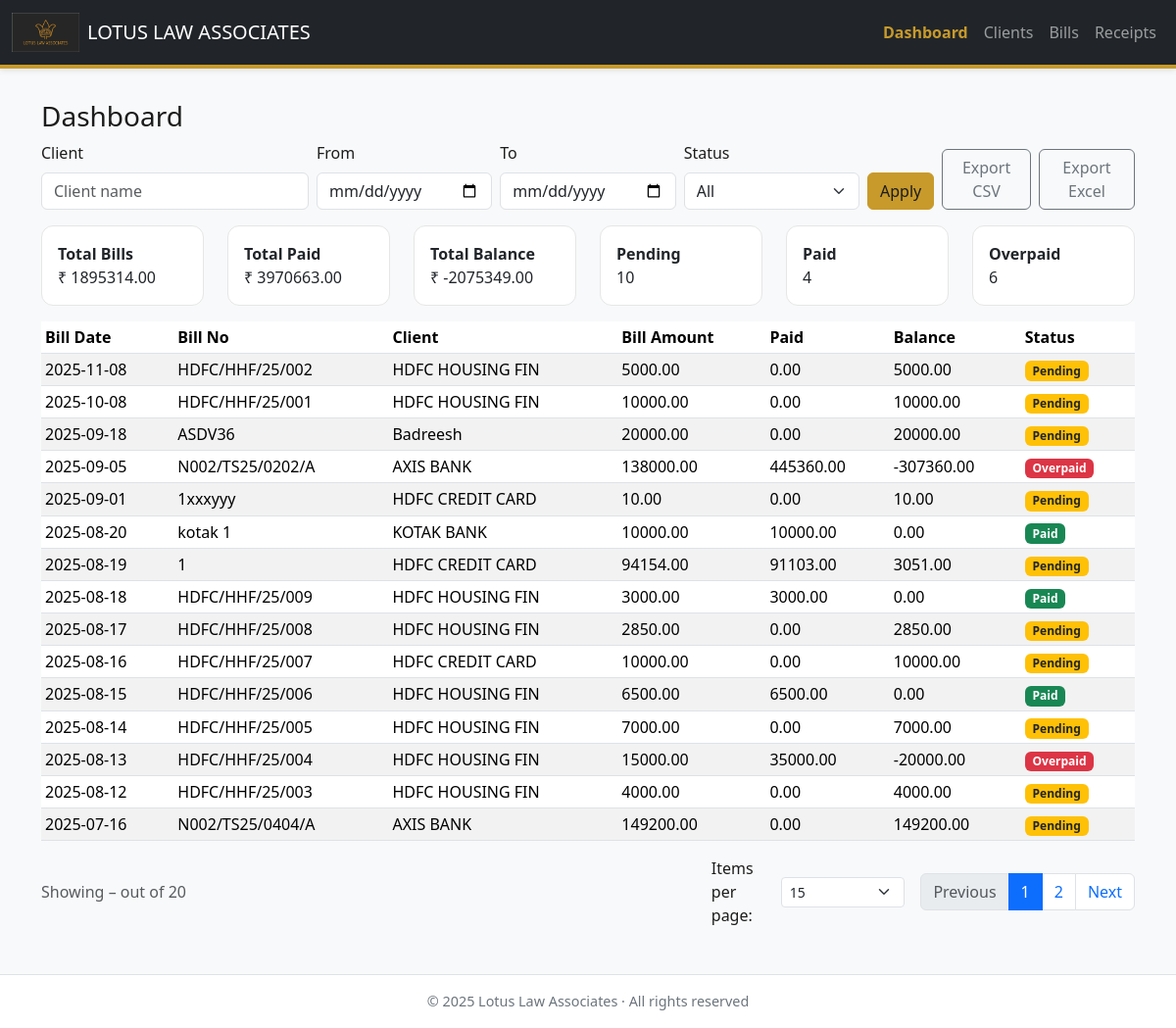
/dashboard, run on the app's committed database.
### app.py (models this page shows)
class Bill(db.Model):
    id = db.Column(db.Integer, primary_key=True)
    bill_no = db.Column(db.String(100), unique=True, nullable=False, index=True)
    bill_date = db.Column(db.Date, nullable=False)
    client_id = db.Column(db.Integer, db.ForeignKey('client.id'), nullable=False, index=True)
    amount = db.Column(db.Float, nullable=False)
    description = db.Column(db.String(50000), nullable=True)
    remarks = db.Column(db.String(50000), nullable=True)
    Subject = db.Column(db.String(255), nullable=True)
    client = db.relationship('Client', backref=db.backref('bills', lazy=True))

class Client(db.Model):
    id = db.Column(db.Integer, primary_key=True)
    name = db.Column(db.String(100), nullable=False, unique=True)
    address = db.Column(db.String(200))
    gst_no = db.Column(db.String(500))
    pan_no = db.Column(db.String(500))
    remarks = db.Column(db.Text)

### app.py (the view)
@app.route("/dashboard")
def dashboard():
    client_q = request.args.get("client", "").strip()
    status = request.args.get("status", "").strip()
    df_str = request.args.get("from", "").strip()
    dt_str = request.args.get("to", "").strip()
    dfrom = parse_date(df_str, default=None)
    dto = parse_date(dt_str, default=None)
    bq = Bill.query
    rq = Receipt.query
    if client_q:
        bq = bq.join(Client).filter(Client.name.ilike(f"%{client_q}%"))
        rq = rq.join(Client).filter(Client.name.ilike(f"%{client_q}%"))
    if dfrom:
        bq = bq.filter(Bill.bill_date >= dfrom)
        rq = rq.filter(Receipt.receipt_date >= dfrom)
    if dto:
        bq = bq.filter(Bill.bill_date <= dto)
        rq = rq.filter(Receipt.receipt_date <= dto)
    bills_df = pd.read_sql(bq.statement, db.engine)
    receipts_df = pd.read_sql(rq.statement, db.engine)
    clients_map = {c.id: c.name for c in Client.query.all()}
    if not bills_df.empty:
        bills_df["client_name"] = bills_df["client_id"].map(clients_map)
    if not receipts_df.empty:
        receipts_df["client_name"] = receipts_df["client_id"].map(clients_map)
    pay_by_bill = (
        receipts_df.dropna(subset=["bill_no"])
        .groupby("bill_no")["collection_amount"].sum().reset_index()
        .rename(columns={"collection_amount": "paid_amount"})
        if not receipts_df.empty else pd.DataFrame(columns=["bill_no", "paid_amount"])
    )
    recon = bills_df.merge(pay_by_bill, how="left", on="bill_no")
    if recon.empty:
        recon = bills_df.copy()
        recon["paid_amount"] = 0.0
    recon["paid_amount"] = recon["paid_amount"].fillna(0.0)
    recon["balance"] = recon["amount"] - recon["paid_amount"]
    recon["status"] = recon.apply(
        lambda r: "Paid" if abs(r["balance"]) < 0.0001 else ("Overpaid" if r["balance"] < 0 else "Pending"), axis=1
    )
    if status:
        recon = recon[recon["status"].str.lower() == status.lower()]
    totals = {
        "total_bills": float(recon["amount"].sum()) if not recon.empty else 0.0,
        "total_paid": float(recon["paid_amount"].sum()) if not recon.empty else 0.0,
        "total_balance": float(recon["balance"].sum()) if not recon.empty else 0.0,
        "count_pending": int((recon["status"] == "Pending").sum()) if not recon.empty else 0,
        "count_paid": int((recon["status"] == "Paid").sum()) if not recon.empty else 0,
        "count_overpaid": int((recon["status"] == "Overpaid").sum()) if not recon.empty else 0,
    }
    recon = recon.sort_values(["bill_date", "bill_no"], ascending=[False, True]) if not recon.empty else recon
    page = request.args.get("page", 1, type=int)
    per_page = request.args.get("per_page", 15, type=int)
    total = 0 if recon is None or recon.empty else int(len(recon))
    pages = max(1, (total + per_page - 1) // per_page)
    page = min(max(1, page), pages)
    start = (page - 1) * per_page
    end = start + per_page
    rows_page = [] if recon is None or recon.empty else recon.iloc[start:end].to_dict(orient="records")
    def _page_url(p):
        args = {
            "client": client_q or "",
            "status": status or "",
            "from": df_str or "",
            "to": dt_str or "",
            "page": p,
            "per_page": per_page,
        }
        return url_for("dashboard", **args)
    pagination = {
        "page": page,
        "per_page": per_page,
        "pages": pages,
        "total": total,
        "has_prev": page > 1,
        "has_next": page < pages,
        "prev_url": _page_url(page - 1) if page > 1 else None,
        "next_url": _page_url(page + 1) if page < pages else None,
    }
    return render_template(
        "dashboard.html",
        filters={"client": client_q, "status": status, "dfrom": df_str, "dto": dt_str},
        rows=rows_page,
        totals=totals,
        clients=Client.query.order_by(Client.name.asc()).all(),
        pagination=pagination,
    )

### app.py (called while the page is built)
def parse_date(s, default=None):
    if not s:
        return default
    try:
        return dateparse(s, dayfirst=True).date()
    except Exception:
        return default

### templates/dashboard.html (shortened to what this page needs)
{% extends "base.html" %}
{% block content %}
<h3>Dashboard</h3>
<form class="row g-2 mb-3" method="get">
  <div class="col-md-3">
    <label class="form-label">Client</label>
    <input name="client" class="form-control" value="{{ filters.client or '' }}" placeholder="Client name">
  </div>
  <div class="col-md-2">
    <label class="form-label">From</label>
    <input type="date" name="from" value="{{ filters.dfrom or '' }}" class="form-control">
  </div>
  <div class="col-md-2">
    <label class="form-label">To</label>
    <input type="date" name="to" value="{{ filters.dto or '' }}" class="form-control">
  </div>
  <div class="col-md-2">
    <label class="form-label">Status</label>
    <select name="status" class="form-select">
      <option value="" {{ ''==filters.status and 'selected' or '' }}>All</option>
    </select>
  </div>
  <div class="col-md-3 d-flex align-items-end">
    <button class="btn btn-primary me-2">Apply</button>
    <a class="btn btn-outline-secondary" href="{{ url_for('export_reconciliation', fmt='csv') }}">Export CSV</a>
    <a class="btn btn-outline-secondary ms-2" href="{{ url_for('export_reconciliation', fmt='xlsx') }}">Export Excel</a>
  </div>
</form>
<div class="row mb-3">
  <div class="col-md-2"><div class="card"><div class="card-body"><div class="fw-bold">Total Bills</div><div>₹ {{ "%.2f"|format(totals.total_bills) }}</div></div></div></div>
  <div class="col-md-2"><div class="card"><div class="card-body"><div class="fw-bold">Total Paid</div><div>₹ {{ "%.2f"|format(totals.total_paid) }}</div></div></div></div>
  <div class="col-md-2"><div class="card"><div class="card-body"><div class="fw-bold">Total Balance</div><div>₹ {{ "%.2f"|format(totals.total_balance) }}</div></div></div></div>
  <div class="col-md-2"><div class="card"><div class="card-body"><div class="fw-bold">Pending</div><div>{{ totals.count_pending }}</div></div></div></div>
  <div class="col-md-2"><div class="card"><div class="card-body"><div class="fw-bold">Paid</div><div>{{ totals.count_paid }}</div></div></div></div>
  <div class="col-md-2"><div class="card"><div class="card-body"><div class="fw-bold">Overpaid</div><div>{{ totals.count_overpaid }}</div></div></div></div>
</div>
<div class="table-responsive">
  <table class="table table-sm table-striped">
    <thead>
      <tr>
        <th>Bill Date</th><th>Bill No</th><th>Client</th><th>Bill Amount</th><th>Paid</th><th>Balance</th><th>Status</th>
      </tr>
    </thead>
    <tbody>
      {% for r in rows %}
      <tr>
        <td>{{ r.bill_date }}</td>
        <td>{{ r.bill_no }}</td>
        <td>{{ r.client_name }}</td>
        <td>{{ "%.2f"|format(r.amount) }}</td>
        <td>{{ "%.2f"|format(r.paid_amount) }}</td>
        <td>{{ "%.2f"|format(r.balance) }}</td>
        <td>
          <span class="badge {% if r.status=='Paid' %}bg-success{% elif r.status=='Pending' %}bg-warning text-dark{% else %}bg-danger{% endif %}">
            {{ r.status }}
          </span>
        </td>
      </tr>
      {% endfor %}
    </tbody>
  </table>
</div>
<div class="d-flex align-items-center justify-content-between">
  <div class="text-muted">
    Showing {{ pagination.start_idx }}–{{ pagination.end_idx }} out of {{ pagination.total }}
  </div>
  <div class="d-flex align-items-center gap-3">
    <form method="get" class="d-flex align-items-center">
      <span class="me-2">Items per page:</span>
      <select name="per_page" class="form-select form-select-sm" onchange="this.form.submit()">
        {% for n in [15,25,50,100] %}
          <option value="{{ n }}" {% if n == pagination.per_page %}selected{% endif %}>{{ n }}</option>
        {% endfor %}
      </select>
    </form>
    <nav aria-label="Reconciliation pages">
      <ul class="pagination mb-0">
        <li class="page-item {% if not pagination.has_prev %}disabled{% endif %}">
          <a class="page-link" href="{{ pagination.prev_url or '#' }}">Previous</a>
        </li>
        {% for p in range(1, pagination.pages + 1) %}
          {% set link = url_for('dashboard', client=filters.client or '', status=filters.status or '', from=filters.dfrom or '', to=filters.dto or '', page=p, per_page=pagination.per_page) %}
          <li class="page-item {% if p == pagination.page %}active{% endif %}">
            <a class="page-link" href="{{ link }}">{{ p }}</a>
          </li>
        {% endfor %}
        <li class="page-item {% if not pagination.has_next %}disabled{% endif %}">
          <a class="page-link" href="{{ pagination.next_url or '#' }}">Next</a>
        </li>
      </ul>
    </nav>
  </div>
</div>
{% endblock %}

### static/css/brand.css (style rules this page uses)
:root { --brand-gold:#C89A2B; --brand-black:#1C1C1C; --brand-white:#FFFFFF; --link-color:var(--brand-gold); --btn-bg:var(--brand-gold); --btn-text:var(--brand-black); --header-bg:var(--brand-black); --header-text:var(--brand-white); --card-border:#E6E6E6; --muted:#6c757d; }
body { background-color:#f8f9fa;font-family:"Segoe UI", Roboto, sans-serif;color:var(--brand-black); }
a { color:var(--link-color) }
.btn-primary { background-color:var(--btn-bg)!important;border-color:var(--btn-bg)!important;color:var(--btn-text)!important; }
.card { border:1px solid var(--card-border);border-radius:.75rem; }

### data on the page
Bill: bill_date "2025-11-08", bill_no "HDFC/HHF/25/002", client_name "HDFC HOUSING FIN", amount "5000.00", paid_amount "0.00", balance "5000.00", status "Pending"
Bill: bill_date "2025-10-08", bill_no "HDFC/HHF/25/001", client_name "HDFC HOUSING FIN", amount "10000.00", paid_amount "0.00", balance "10000.00", status "Pending"
Bill: bill_date "2025-09-18", bill_no "ASDV36", client_name "Badreesh", amount "20000.00", paid_amount "0.00", balance "20000.00", status "Pending"
Bill: bill_no "N002/TS25/0202/A"
Client: client_name "AXIS BANK"
Bill: bill_no "1xxxyyy"
Client: client_name "HDFC CREDIT CARD"
Bill: bill_no "kotak 1"
Client: client_name "KOTAK BANK"
Bill: bill_date "2025-08-19", bill_no "1", client_name "HDFC CREDIT CARD", amount "94154.00", paid_amount "91103.00", balance "3051.00", status "Pending"
Bill: bill_date "2025-08-18", bill_no "HDFC/HHF/25/009", client_name "HDFC HOUSING FIN", amount "3000.00", paid_amount "3000.00", balance "0.00", status "Paid"
Bill: bill_date "2025-08-17", bill_no "HDFC/HHF/25/008", client_name "HDFC HOUSING FIN", amount "2850.00", paid_amount "0.00", balance "2850.00", status "Pending"
Bill: bill_date "2025-08-16", bill_no "HDFC/HHF/25/007", client_name "HDFC CREDIT CARD", amount "10000.00", paid_amount "0.00", balance "10000.00", status "Pending"
Bill: bill_date "2025-08-15", bill_no "HDFC/HHF/25/006", client_name "HDFC HOUSING FIN", amount "6500.00", paid_amount "6500.00", balance "0.00", status "Paid"
Bill: bill_date "2025-08-14", bill_no "HDFC/HHF/25/005", client_name "HDFC HOUSING FIN", amount "7000.00", paid_amount "0.00", balance "7000.00", status "Pending"
Bill: bill_no "HDFC/HHF/25/004"
Client: client_name "HDFC HOUSING FIN"
Bill: bill_date "2025-08-12", bill_no "HDFC/HHF/25/003", client_name "HDFC HOUSING FIN", amount "4000.00", paid_amount "0.00", balance "4000.00", status "Pending"
Bill: bill_date "2025-07-16", bill_no "N002/TS25/0404/A", client_name "AXIS BANK", amount "149200.00", paid_amount "0.00", balance "149200.00", status "Pending"

### other printed values
{{ "%.2f"|format(totals.total_bills) }} "1895314.00"
{{ "%.2f"|format(totals.total_paid) }} "3970663.00"
{{ "%.2f"|format(totals.total_balance) }} "-2075349.00"
{{ totals.count_pending }} "10"
{{ totals.count_paid }} "4"
{{ totals.count_overpaid }} "6"
{{ r.bill_date }} "2025-09-05" "2025-09-01" "2025-08-20" "2025-08-13"
{{ "%.2f"|format(r.amount) }} "138000.00" "10.00" "10000.00" "15000.00"
{{ "%.2f"|format(r.paid_amount) }} "445360.00" "0.00" "10000.00" "35000.00"
{{ "%.2f"|format(r.balance) }} "-307360.00" "10.00" "0.00" "-20000.00"
{{ r.status }} "Overpaid" "Pending" "Paid" "Overpaid"
{{ pagination.total }} "20"
{{ p }} "1" "2"
{{ current_year if current_year else "2025" }} "2025"
form field per_page "15"
